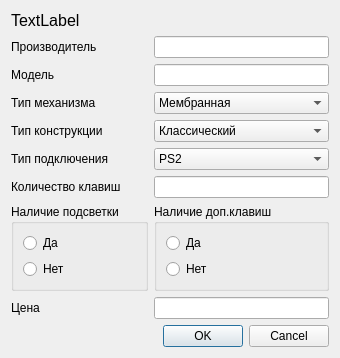
<?xml version="1.0" encoding="UTF-8"?>
<ui version="4.0">
 <class>DialogAddEdit</class>
 <widget class="QDialog" name="DialogAddEdit">
  <property name="geometry">
   <rect>
    <x>0</x>
    <y>0</y>
    <width>340</width>
    <height>358</height>
   </rect>
  </property>
  <property name="windowTitle">
   <string>Dialog</string>
  </property>
  <layout class="QHBoxLayout" name="horizontalLayout">
   <item>
    <layout class="QFormLayout" name="formLayout">
     <item row="0" column="0" colspan="2">
      <widget class="QLabel" name="labelHead">
       <property name="font">
        <font>
         <pointsize>12</pointsize>
        </font>
       </property>
       <property name="text">
        <string>TextLabel</string>
       </property>
      </widget>
     </item>
     <item row="1" column="0">
      <widget class="QLabel" name="labelMan">
       <property name="text">
        <string>Производитель</string>
       </property>
      </widget>
     </item>
     <item row="1" column="1">
      <widget class="QLineEdit" name="lineEditMan"/>
     </item>
     <item row="2" column="0">
      <widget class="QLabel" name="labelModel">
       <property name="text">
        <string>Модель</string>
       </property>
      </widget>
     </item>
     <item row="2" column="1">
      <widget class="QLineEdit" name="lineEditModel"/>
     </item>
     <item row="3" column="0">
      <widget class="QLabel" name="labelType">
       <property name="text">
        <string>Тип механизма</string>
       </property>
      </widget>
     </item>
     <item row="3" column="1">
      <widget class="QComboBox" name="comboType">
       <item>
        <property name="text">
         <string>Мембранная</string>
        </property>
       </item>
       <item>
        <property name="text">
         <string>Механическая</string>
        </property>
       </item>
       <item>
        <property name="text">
         <string>Мехомембранная</string>
        </property>
       </item>
      </widget>
     </item>
     <item row="4" column="0">
      <widget class="QLabel" name="labelConstr">
       <property name="text">
        <string>Тип конструкции</string>
       </property>
      </widget>
     </item>
     <item row="4" column="1">
      <widget class="QComboBox" name="comboConstr">
       <item>
        <property name="text">
         <string>Классический</string>
        </property>
       </item>
       <item>
        <property name="text">
         <string>Эргономичный</string>
        </property>
       </item>
       <item>
        <property name="text">
         <string>Раздельный</string>
        </property>
       </item>
       <item>
        <property name="text">
         <string>Ромбический</string>
        </property>
       </item>
      </widget>
     </item>
     <item row="5" column="0">
      <widget class="QLabel" name="labelInterface">
       <property name="text">
        <string>Тип подключения</string>
       </property>
      </widget>
     </item>
     <item row="5" column="1">
      <widget class="QComboBox" name="comboInterface">
       <item>
        <property name="text">
         <string>PS2</string>
        </property>
       </item>
       <item>
        <property name="text">
         <string>USB</string>
        </property>
       </item>
       <item>
        <property name="text">
         <string>Безпроводной</string>
        </property>
       </item>
      </widget>
     </item>
     <item row="6" column="0">
      <widget class="QLabel" name="labelKolVo">
       <property name="text">
        <string>Количество клавиш</string>
       </property>
      </widget>
     </item>
     <item row="6" column="1">
      <widget class="QLineEdit" name="lineEditKolVo"/>
     </item>
     <item row="7" column="0">
      <widget class="QGroupBox" name="groupDopKl_2">
       <property name="title">
        <string>Наличие подсветки</string>
       </property>
       <layout class="QVBoxLayout" name="verticalLayout_3">
        <item>
         <widget class="QRadioButton" name="radioYes_2">
          <property name="text">
           <string>Да</string>
          </property>
         </widget>
        </item>
        <item>
         <widget class="QRadioButton" name="radioNo_2">
          <property name="text">
           <string>Нет</string>
          </property>
         </widget>
        </item>
       </layout>
      </widget>
     </item>
     <item row="7" column="1">
      <widget class="QGroupBox" name="groupDopKl">
       <property name="title">
        <string>Наличие доп.клавиш</string>
       </property>
       <layout class="QVBoxLayout" name="verticalLayout_2">
        <item>
         <widget class="QRadioButton" name="radioYes">
          <property name="text">
           <string>Да</string>
          </property>
         </widget>
        </item>
        <item>
         <widget class="QRadioButton" name="radioNo">
          <property name="text">
           <string>Нет</string>
          </property>
         </widget>
        </item>
       </layout>
      </widget>
     </item>
     <item row="8" column="0">
      <widget class="QLabel" name="labelPrice">
       <property name="text">
        <string>Цена</string>
       </property>
      </widget>
     </item>
     <item row="8" column="1">
      <widget class="QLineEdit" name="lineEditPrice"/>
     </item>
     <item row="9" column="1">
      <widget class="QDialogButtonBox" name="buttonBox">
       <property name="orientation">
        <enum>Qt::Horizontal</enum>
       </property>
       <property name="standardButtons">
        <set>QDialogButtonBox::Cancel|QDialogButtonBox::Ok</set>
       </property>
      </widget>
     </item>
    </layout>
   </item>
  </layout>
 </widget>
 <resources/>
 <connections>
  <connection>
   <sender>buttonBox</sender>
   <signal>accepted()</signal>
   <receiver>DialogAddEdit</receiver>
   <slot>accept()</slot>
   <hints>
    <hint type="sourcelabel">
     <x>248</x>
     <y>254</y>
    </hint>
    <hint type="destinationlabel">
     <x>157</x>
     <y>274</y>
    </hint>
   </hints>
  </connection>
  <connection>
   <sender>buttonBox</sender>
   <signal>rejected()</signal>
   <receiver>DialogAddEdit</receiver>
   <slot>reject()</slot>
   <hints>
    <hint type="sourcelabel">
     <x>316</x>
     <y>260</y>
    </hint>
    <hint type="destinationlabel">
     <x>286</x>
     <y>274</y>
    </hint>
   </hints>
  </connection>
 </connections>
</ui>
